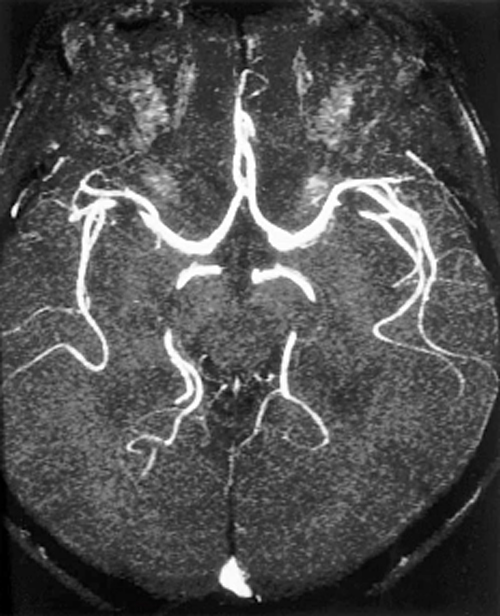
#> input picture lab4/vessel.jpeg, 500 x 616 px
$ python lab4.py
#> lines starting #> are read from the running program, lines starting #| are printed output that depends on the picture
import scipy
import matplotlib.pyplot as plt
import numpy as np
from scipy.ndimage import convolve


imag = plt.imread("vessel.jpeg")
#> imag is the input picture: shape (616, 500, 3); mean R, G, B 80.6, 80.6, 80.6

fig, ax = plt.subplots(3,4, figsize=(10,10))
greyscale = imag.mean(axis=2).astype(int)

s1 = np.array([
    [-1, 0, 1],
    [-2, 0, 2],
    [-1, 0 ,1],
])
s2 = np.array([
    [0, 1, 2],
    [-1, 0, 1],
    [-2, -1, 0],
])
s3 = np.array([
    [1, 2, 1],
    [0, 0, 0],
    [-1, -2, -1],
])
s4 = np.array([
    [2, 1, 0],
    [1, 0, -1],
    [0, -1, -2],
])

conv_1 = convolve(greyscale, s1)
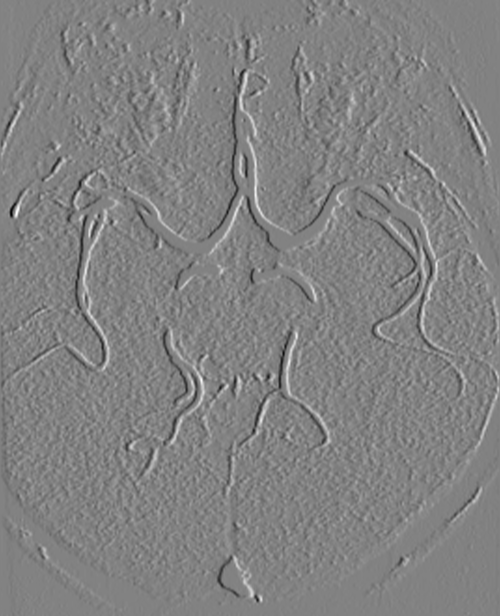
#> conv_1: shape (616, 500) int64; min -683, max 655, mean -0.1; drawn with min black and max white
conv_2 = convolve(greyscale, s2)
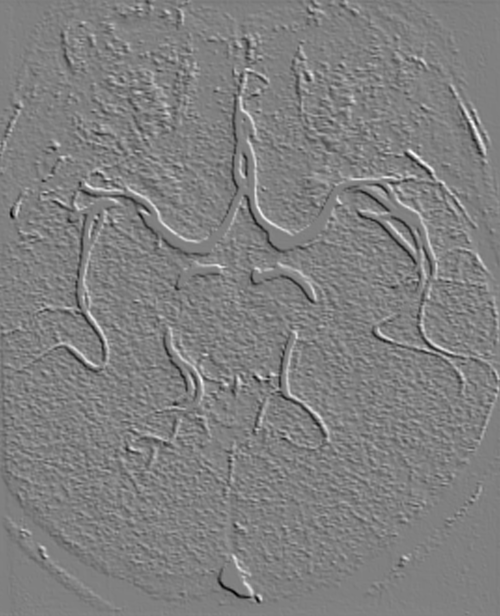
#> conv_2: shape (616, 500) int64; min -611, max 602, mean -0.2; drawn with min black and max white
conv_3 = convolve(greyscale, s3)
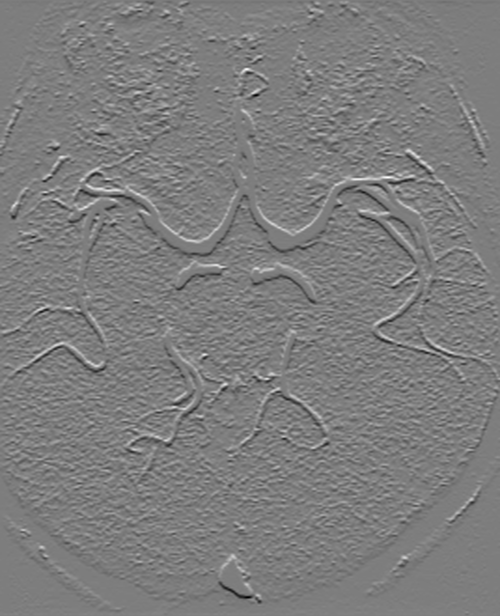
#> conv_3: shape (616, 500) int64; min -656, max 673, mean -0.3; drawn with min black and max white
conv_4 = convolve(greyscale, s4)
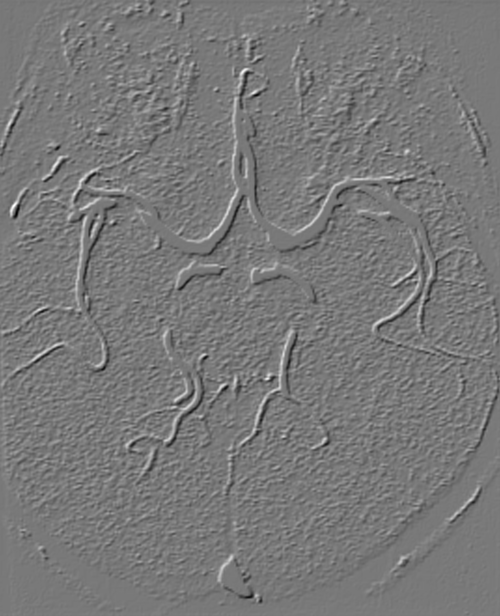
#> conv_4: shape (616, 500) int64; min -635, max 702, mean -0.2; drawn with min black and max white

fig.tight_layout()
ax[0,0].imshow(conv_1, cmap="gray")
ax[0,1].imshow(conv_2, cmap="gray")
ax[0,2].imshow(conv_3, cmap="gray")
ax[0,3].imshow(conv_4, cmap="gray")


def correlate(image: np.ndarray, mask: np.ndarray) -> np.ndarray:
    res = np.zeros([dim-2 for dim in image.shape], dtype=int)
    x,y = res.shape
#> x = 614; y = 498
    for row in range(x):
        for col in range(y):
            res[row,col] = np.sum(image[row:row+3, col:col+3] * mask)

    return res

ss1 = correlate(greyscale, s1)
ss2 = correlate(greyscale, s2)
ss3 = correlate(greyscale, s3)
#> after the loop in correlate (call 3), `for row in range(x):`:
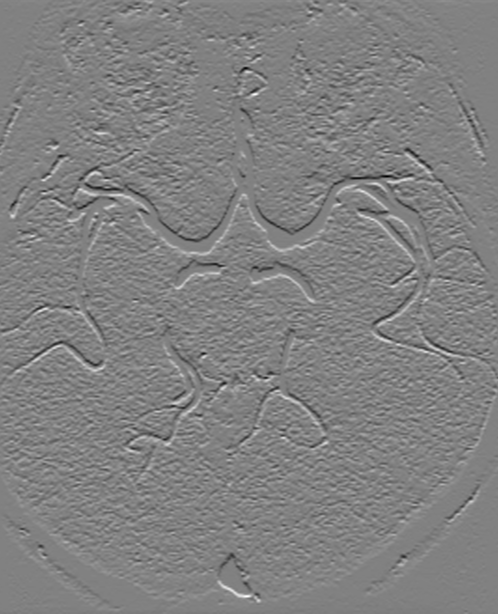
#> res: shape (614, 498) int64; min -673, max 656, mean 0.3; drawn with min black and max white
ss4 = correlate(greyscale, s4)
#> after the loop in correlate (call 4), `for row in range(x):`:
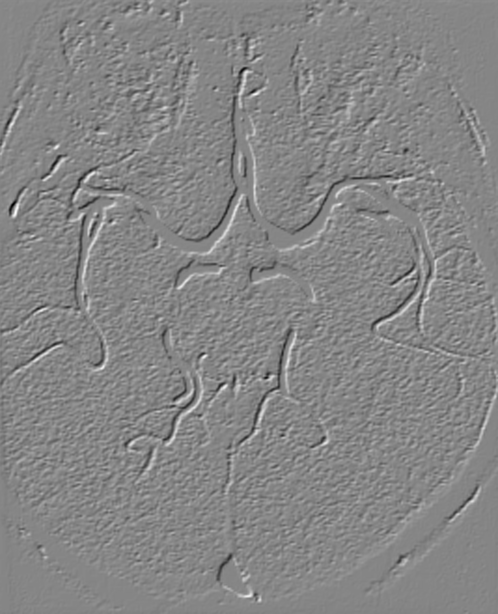
#> res: shape (614, 498) int64; min -702, max 635, mean 0.2; drawn with min black and max white
#| greyscale.shape=(616, 500)

ax[1,0].imshow(ss1, cmap="gray")
ax[1,2].imshow(ss2, cmap="gray")
ax[1,1].imshow(ss3, cmap="gray")
ax[1,3].imshow(ss4, cmap="gray")

def conv_x(image: np.ndarray, mask: np.ndarray) -> np.ndarray:
    if image.shape[0] < mask.shape[0]:
        print("reverse")
        return conv_x(mask, image)

    mask_shape = mask.shape
    img_x, img_y = image.shape
#> img_x = 616; img_y = 500
    mask_x, mask_y = mask.shape
    img_x -= mask_x - 1
#> img_x = 614
    img_y -= mask_y - 1
#> img_y = 498
    res = np.zeros((img_x, img_y), dtype=int)

    m = np.flipud(mask)
    m = np.fliplr(m)
    x,y = res.shape
#> x = 614; y = 498
    try:
        for row in range(x):
            for col in range(y):
                res[row,col] = np.sum(image[row:row+mask_shape[0], col:col+mask_shape[1]] * m)
    except ValueError:
        import ipdb; ipdb.set_trace()
    print(res.shape)
#| (614, 498)
    return res

s5 = np.array([
    [2, 1, 0],
    [1, 0, -1],
    [0, -1, -2],
    [0, -1, -2],
])
print(f"{greyscale.shape=}")
convs1 = conv_x(greyscale, s1)
ax[2,0].imshow(convs1, cmap="gray")
convs2 = conv_x(greyscale, s2)
#| (614, 498)
ax[2,1].imshow(convs2, cmap="gray")
convs3 = conv_x(greyscale, s3)
#| (614, 498)
ax[2,2].imshow(convs3, cmap="gray")
convs4 = conv_x(greyscale, s4)
#| (614, 498)
convs4 = conv_x(greyscale, s5)
#> after the loop in conv_x (call 5), `for row in range(x):`:
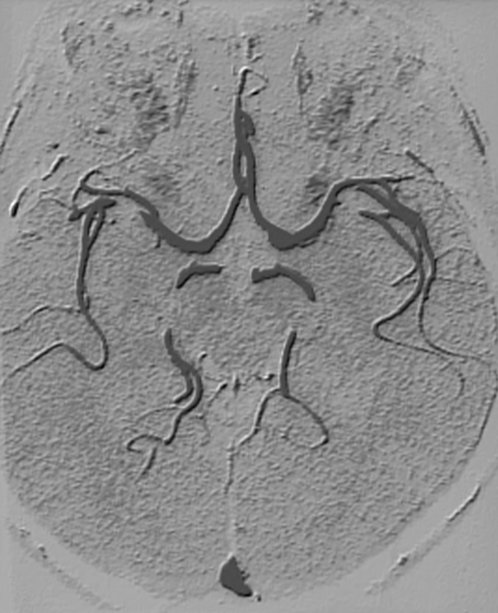
#> res: shape (613, 498) int64; min -1345, max 656, mean -243.2; drawn with min black and max white
#| (613, 498)
convs4 = conv_x(s4, greyscale)
#| (614, 498)
ax[2,3].imshow(convs4, cmap="gray")

fig.savefig("result.png")
